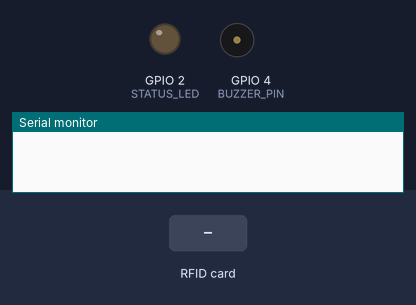
A sketch run on a simulated ESP32. Shown: output pins drawn as LEDs (lit = HIGH), buzzer (waves = sounding, pin HIGH), the last lines printed to the serial monitor. The inputs (shaded band) are chosen by the test bench. WiFi joins after 1.5 s; servers stay silent unless stated; pins used as bus, display or sensor lines are not drawn.

Above: at 0.0 s.
At 3.7 s:
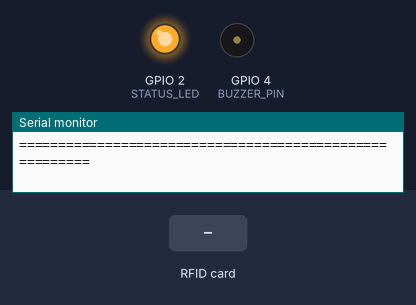
3.8 s: RFID card 5E 7A 19 C4 held to the reader
At 3.89 s:
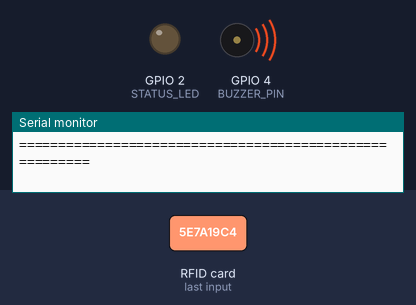
Timing chart, 0 to 6.8 s (numbered marks = the images above; inputs shaded):
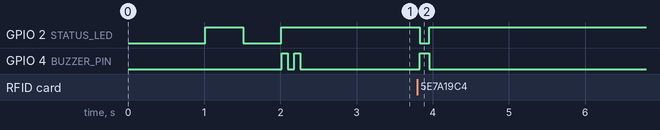

Measured:
- after the input at 3.8 s, GPIO 2 (STATUS_LED): HIGH → LOW at once, → HIGH 0.12 s later; GPIO 4 (BUZZER_PIN): LOW → HIGH at once, → LOW 0.12 s later

The sketch:

smartcart_rfid.ino
```cpp
/*
 * ==============================================================================
 * Smart Cart System - ESP32 + MFRC522 RFID Hardware Integration
 * IoT Course Based Project (CBP) - Automated Supermarket System
 * ==============================================================================
 *
 * Microcontroller: ESP32 DevKit V1 (30-pin / 36-pin)
 * RFID Module:     RC522 (13.56 MHz SPI Reader)
 * Protocol:        SPI (Hardware SPI) + HTTP REST over Wi-Fi
 * Backend Route:   GET http://<SERVER_IP>:5000/product-api/products/rfid/<UID>
 *
 * WIRING PINOUT (RC522 -> ESP32):
 * -------------------------------------------------------------
 * RC522 Pin    | ESP32 Pin    | Notes
 * -------------------------------------------------------------
 * VCC (3.3V)   | 3V3          | CAUTION: Do NOT connect to 5V!
 * RST          | GPIO 22      | Reset line
 * GND          | GND          | Ground reference
 * MISO         | GPIO 19      | SPI Master-In Slave-Out
 * MOSI         | GPIO 23      | SPI Master-Out Slave-In
 * SCK          | GPIO 18      | SPI Clock
 * SDA (SS)     | GPIO 5       | SPI Slave Select (Chip Select)
 * -------------------------------------------------------------
 * OPTIONAL PERIPHERALS:
 * Built-in LED | GPIO 2       | Blinks on scan & Wi-Fi status
 * Buzzer (+)   | GPIO 4       | Beeps on successful tag scan
 * Buzzer (-)   | GND          | Ground
 * ==============================================================================
 */

#include <WiFi.h>
#include <HTTPClient.h>
#include <SPI.h>
#include <MFRC522.h>

// ==============================================================================
// 1. NETWORK & BACKEND CONFIGURATION (EDIT BEFORE UPLOAD)
// ==============================================================================
// Set your Wi-Fi credentials (must be 2.4 GHz Wi-Fi network)
const char* ssid     = "moto60";
const char* password = "seri@2123";

// Replace with your laptop/server local IPv4 address (run 'ipconfig' on Windows)
// Example: "http://192.168.1.15:5000/product-api/products/rfid/"
const char* serverUrl = "http://10.23.41.239:5000/product-api/products/rfid/";

// ==============================================================================
// 2. HARDWARE PIN DEFINITIONS
// ==============================================================================
#define SS_PIN        5     // SDA / Chip Select
#define RST_PIN       22    // Reset
#define SCK_PIN       18    // SPI Clock
#define MISO_PIN      19    // SPI MISO
#define MOSI_PIN      23    // SPI MOSI

#define STATUS_LED    2     // Built-in Blue LED on most ESP32 boards
#define BUZZER_PIN    4     // Optional active buzzer (set to -1 if not connected)

// Debounce interval: Prevent rapid duplicate reads if card is held on the coil
const unsigned long SCAN_DEBOUNCE_MS = 2500;

// Hardware RFID object
MFRC522 rfid(SS_PIN, RST_PIN);

// Debounce tracking
String lastScannedUID = "";
unsigned long lastScanTime = 0;

// ==============================================================================
// HELPER: Play Short Beep on Buzzer
// ==============================================================================
void triggerBeep(int durationMs = 120, int count = 1) {
  if (BUZZER_PIN < 0) return;

  for (int i = 0; i < count; i++) {
    digitalWrite(BUZZER_PIN, HIGH);
    delay(durationMs);
    digitalWrite(BUZZER_PIN, LOW);
    if (count > 1) delay(80);
  }
}

// ==============================================================================
// HELPER: Connect to Wi-Fi with auto-retry
// ==============================================================================
void connectWiFi() {
  if (WiFi.status() == WL_CONNECTED) return;

  Serial.println();
  Serial.print("[Wi-Fi] Connecting to network: ");
  Serial.println(ssid);

  WiFi.mode(WIFI_STA);
  WiFi.begin(ssid, password);

  int attempts = 0;
  while (WiFi.status() != WL_CONNECTED && attempts < 30) {
    delay(500);
    Serial.print(".");
    digitalWrite(STATUS_LED, !digitalRead(STATUS_LED)); // Toggle LED while connecting
    attempts++;
  }

  if (WiFi.status() == WL_CONNECTED) {
    digitalWrite(STATUS_LED, HIGH); // Solid ON when connected
    Serial.println();
    Serial.println("[Wi-Fi] Connected successfully!");
    Serial.print("[Wi-Fi] ESP32 Assigned IP: ");
    Serial.println(WiFi.localIP());
    Serial.print("[Wi-Fi] Signal Strength (RSSI): ");
    Serial.print(WiFi.RSSI());
    Serial.println(" dBm");
    triggerBeep(80, 2); // Two quick beeps on Wi-Fi connection
  } else {
    digitalWrite(STATUS_LED, LOW);
    Serial.println();
    Serial.println("[Wi-Fi] Connection failed! Will retry in main loop.");
  }
}

// ==============================================================================
// SETUP FUNCTION
// ==============================================================================
void setup() {
  // Initialize Serial Monitor
  Serial.begin(115200);
  while (!Serial && millis() < 2000); // Wait for Serial Monitor on USB CDC

  delay(500);
  Serial.println("\n\n========================================================");
  Serial.println("  SMART CART SYSTEM - ESP32 IOT RFID CONTROLLER");
  Serial.println("========================================================");

  // Initialize status pins
  pinMode(STATUS_LED, OUTPUT);
  digitalWrite(STATUS_LED, LOW);

  if (BUZZER_PIN >= 0) {
    pinMode(BUZZER_PIN, OUTPUT);
    digitalWrite(BUZZER_PIN, LOW);
  }

  // Connect to Wi-Fi
  connectWiFi();

    // Initialize SPI bus (standard ESP32 SPI)
  SPI.begin();
  pinMode(SS_PIN, OUTPUT);
  digitalWrite(SS_PIN, HIGH);
  pinMode(RST_PIN, OUTPUT);
  digitalWrite(RST_PIN, HIGH);
  delay(50);

  // Initialize MFRC522 RFID reader
  rfid.PCD_Init();
  delay(100);

  // Verify RC522 communication
  byte version = rfid.PCD_ReadRegister(MFRC522::VersionReg);
  Serial.print("[RC522] Firmware Version: 0x");
  Serial.println(version, HEX);

  if (version == 0x00 || version == 0xFF) {
    Serial.println("[RC522] WARNING: RC522 Reader NOT detected!");
    Serial.println("[RC522] Please check 3.3V power, GND, and SPI wiring (SDA=5, RST=22, SCK=18, MOSI=23, MISO=19).");
  } else {
    Serial.println("[RC522] Reader initialized and ready.");
    Serial.println("[READY] Present an RFID tag to the cart antenna...");
  }
  Serial.println("========================================================\n");
}

// ==============================================================================
// MAIN LOOP
// ==============================================================================
void loop() {
  // 1. Maintain Wi-Fi connectivity
  if (WiFi.status() != WL_CONNECTED) {
    connectWiFi();
    delay(1000);
    return;
  }

  // 2. Check if a new RFID card is presented
  if (!rfid.PICC_IsNewCardPresent()) {
    delay(50);
    return;
  }

  // 3. Select and read serial from the card
  if (!rfid.PICC_ReadCardSerial()) {
    delay(50);
    return;
  }

  // 4. Format UID to Clean Hex String (e.g., "A3B4C2D1")
  String tagUID = "";
  String prettyUID = "";
  for (byte i = 0; i < rfid.uid.size; i++) {
    byte b = rfid.uid.uidByte[i];
    if (b < 0x10) {
      tagUID += "0";
      prettyUID += "0";
    }
    tagUID += String(b, HEX);
    prettyUID += String(b, HEX);
    if (i < rfid.uid.size - 1) {
      prettyUID += " ";
    }
  }
  tagUID.toUpperCase();
  prettyUID.toUpperCase();

  // 5. Debounce check: Prevent duplicate scans if same tag is held
  unsigned long now = millis();
  if (tagUID == lastScannedUID && (now - lastScanTime) < SCAN_DEBOUNCE_MS) {
    // Tag is still held on reader; ignore duplicate trigger
    rfid.PICC_HaltA();
    rfid.PCD_StopCrypto1();
    return;
  }

  lastScannedUID = tagUID;
  lastScanTime = now;

  // Flash LED & Beep
  digitalWrite(STATUS_LED, LOW);
  triggerBeep(120, 1);
  digitalWrite(STATUS_LED, HIGH);

  Serial.println("--------------------------------------------------------");
  Serial.print("[SCAN] Tag Detected! UID: ");
  Serial.print(tagUID);
  Serial.print(" (Bytes: ");
  Serial.print(prettyUID);
  Serial.println(")");

  // 6. Send HTTP GET request to Smart Cart Backend
  HTTPClient http;
  String fullRequestUrl = String(serverUrl) + tagUID;

  Serial.print("[HTTP] Dispatching GET: ");
  Serial.println(fullRequestUrl);

  http.begin(fullRequestUrl);
  http.setTimeout(5000); // 5 second timeout

  int httpResponseCode = http.GET();

  if (httpResponseCode > 0) {
    Serial.print("[HTTP] Server Response Code: ");
    Serial.println(httpResponseCode);

    String payload = http.getString();
    Serial.print("[HTTP] Response Payload: ");
    Serial.println(payload);

    if (httpResponseCode == 200) {
      Serial.println("[SUCCESS] Item recognized and added to digital cart!");
      triggerBeep(60, 2); // 2 short happy beeps
    } else if (httpResponseCode == 404) {
      Serial.println("[NOTICE] Tag not registered in database catalog.");
      Serial.println("         Run 'npm run update-tags' in backend to map this UID.");
      triggerBeep(300, 1); // 1 long warning beep
    } else {
      Serial.println("[WARNING] Server returned non-200 status.");
    }
  } else {
    Serial.print("[HTTP ERROR] Request failed: ");
    Serial.println(http.errorToString(httpResponseCode).c_str());
    Serial.println("             Ensure backend server is running on port 5000 and PC firewall allows incoming connections.");
  }

  http.end();

  // 7. Halt PICC card to save power & end crypto session
  rfid.PICC_HaltA();
  rfid.PCD_StopCrypto1();

  Serial.println("--------------------------------------------------------\n");
}
```
